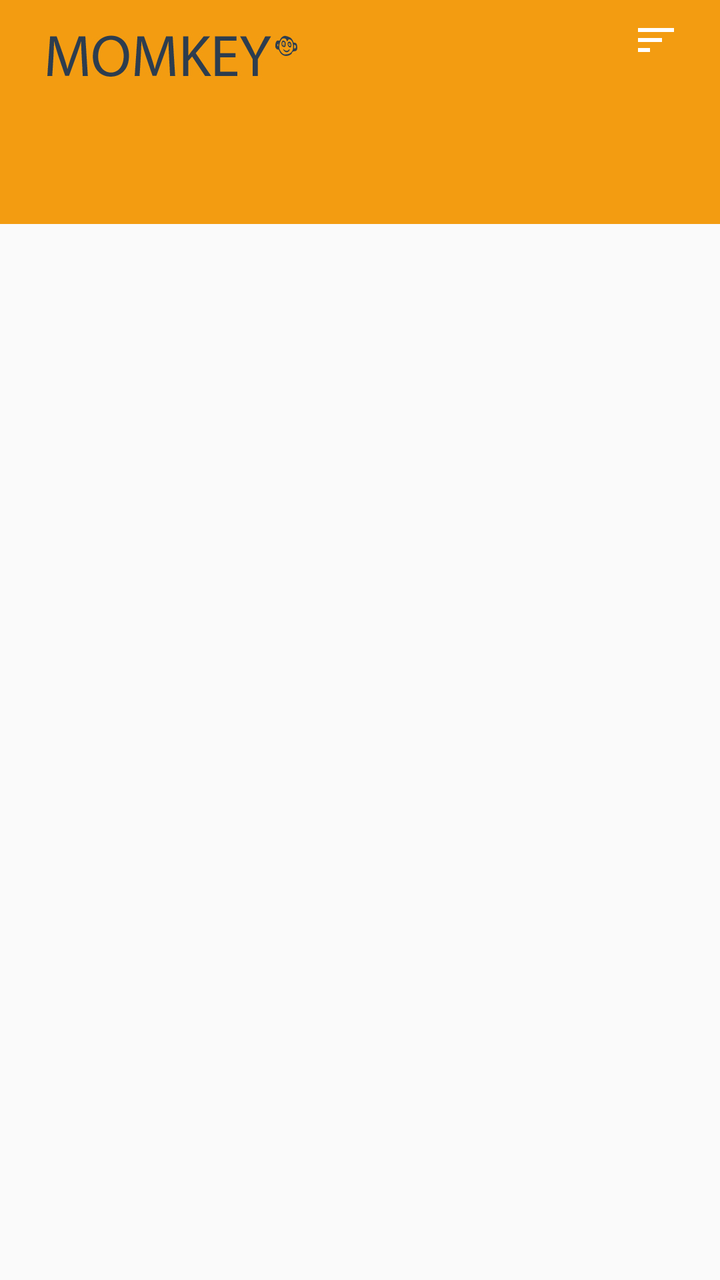
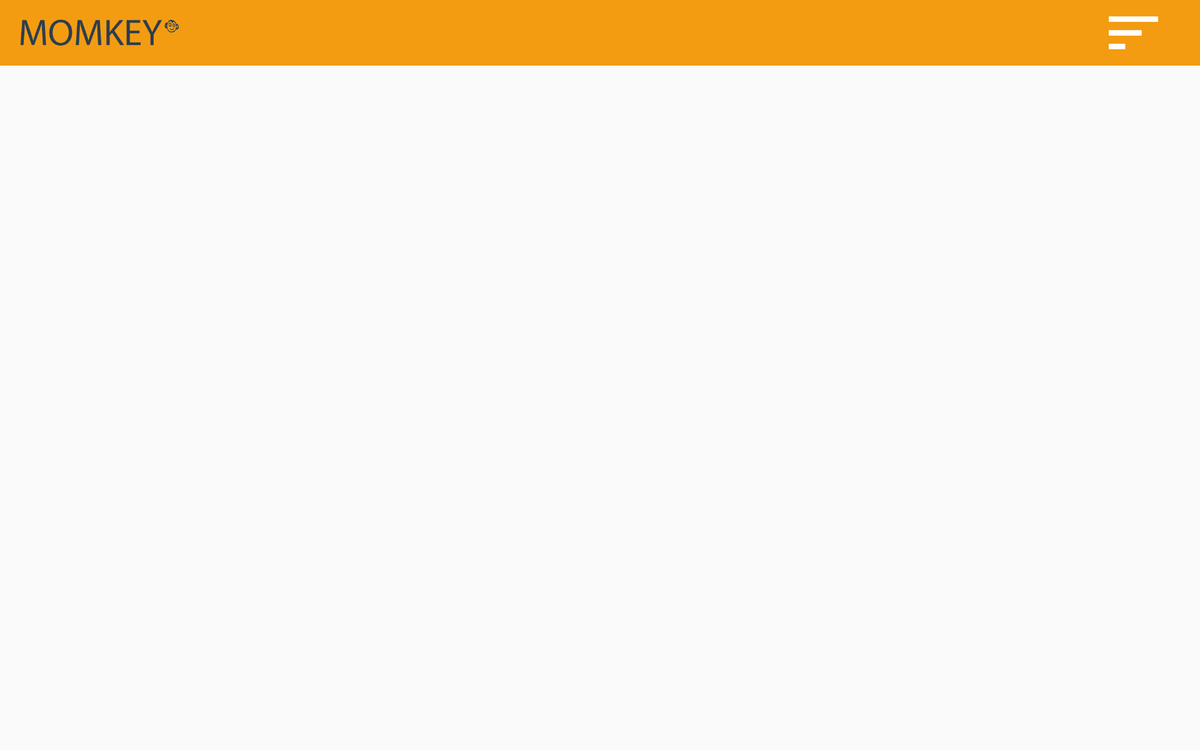

Two renders of one Android screen. The first uses the default layout on a phone; the second uses the alternative layout the repository ships for a different screen configuration, on a matching device. The two XML files are below.
<!-- AndroidManifest.xml: application theme AppTheme -->
<!-- res/layout/activity_main.xml -->
<?xml version="1.0"?>
    <RelativeLayout android:layout_height="match_parent"
    android:layout_width="match_parent"
    xmlns:tools="http://schemas.android.com/tools"
    xmlns:app="http://schemas.android.com/apk/res-auto"
    xmlns:android="http://schemas.android.com/apk/res/android">


    -<android.support.v4.widget.DrawerLayout
    android:layout_height="match_parent"
    android:layout_width="match_parent"
    android:divider="@android:color/transparent"
    android:id="@+id/drawerRoot" tools:context=".activity.MainActivity">


    -<FrameLayout
    android:layout_height="match_parent"
    android:layout_width="match_parent"
    android:id="@+id/camera_preview"
    android:layout_alignParentStart="true"
    android:layout_alignParentLeft="true"
    android:layout_alignParentTop="true" android:layout_weight="1">


    -<RelativeLayout
    android:layout_height="match_parent"
    android:layout_width="match_parent"
    android:id="@+id/main_layout">


    <RelativeLayout android:layout_height="wrap_content"
    android:layout_width="match_parent" android:id="@+id/relativeLayout2">


    <android.support.v7.widget.Toolbar
    android:layout_height="wrap_content"
    android:layout_width="match_parent"
    android:id="@+id/toolbar"
    android:layout_alignParentTop="true"
    app:popupTheme="@style/ThemeOverlay.AppCompat.Light" android:theme="@style/ThemeOverlay.AppCompat.Dark.ActionBar" android:minHeight="?attr/actionBarSize" android:elevation="6dp" android:background="@color/main_color">


    <RelativeLayout android:layout_height="wrap_content" android:layout_width="wrap_content">



    <ImageView android:layout_height="@dimen/image_view_toolbar"
        android:layout_width="@dimen/image_view_toolbar"
        android:id="@+id/imageViewChange"
        android:src="@drawable/list"
        android:layout_marginEnd="20dp"
        android:layout_alignParentRight="true"
       />

    <ImageView android:layout_height="@dimen/image_momkey_he"
        android:layout_width="@dimen/image_momkey_we"
        android:id="@+id/imageView"
        android:layout_alignParentStart="true"
        android:src="@drawable/momkey" android:layout_centerVertical="true"/>

</RelativeLayout>

</android.support.v7.widget.Toolbar>

    <android.support.design.widget.TabLayout
        android:layout_height="wrap_content"
        android:layout_width="match_parent"
        android:id="@+id/tab_layout"
        android:theme="@style/ThemeOverlay.AppCompat.Dark.ActionBar"
        android:minHeight="?attr/actionBarSize"
        android:elevation="6dp"
        app:tabIndicatorColor="#edf106"
        android:background="@color/main_color" android:layout_below="@+id/toolbar"/>

</RelativeLayout>
<LinearLayout
    android:layout_width="wrap_content"
    android:layout_height="match_parent"
    android:layout_below="@+id/relativeLayout2"
    >
     <android.support.v4.view.ViewPager
        android:layout_height="fill_parent"
        android:layout_width="match_parent"
        android:id="@+id/pager"
         android:layout_weight="1"
        />
    <android.support.v4.view.ViewPager
        android:layout_height="fill_parent"
        android:layout_width="match_parent"
        android:id="@+id/pager3"
        android:layout_weight="1"
        android:visibility="gone"
        />
        <android.support.v4.view.ViewPager
            android:layout_height="fill_parent"
            android:layout_width="match_parent"
            android:id="@+id/pager2"
            android:layout_toRightOf="@+id/pager"
            android:layout_toEndOf="@+id/pager"
            android:layout_weight="1"
   android:visibility="gone"

            />

</LinearLayout>


</RelativeLayout>

</FrameLayout>



</android.support.v4.widget.DrawerLayout>

</RelativeLayout>
<!-- resources referenced by this layout -->
<resources>
  <color name="main_color">#f39c11 </color>
  <dimen name="image_momkey_he">40dp</dimen>
  <dimen name="image_momkey_we">140dp</dimen>
  <dimen name="image_view_toolbar">24dp</dimen>
  <!-- drawable list (drawable) -->
  <vector xmlns:android="http://schemas.android.com/apk/res/android"
          android:width="24dp"
          android:height="24dp"
          android:viewportWidth="24.0"
          android:viewportHeight="24.0">
      <path
          android:fillColor="@color/floating_button"
          android:pathData="M3,18h6v-2L3,16v2zM3,6v2h18L21,6L3,6zM3,13h12v-2L3,11v2z"/>
  </vector>
  <!-- drawable momkey: png bitmap (drawable, 28034 bytes) -->
  <style name="AppTheme" parent="Theme.AppCompat.Light.NoActionBar">
          
          <item name="colorPrimary">@color/colorPrimary</item>
          <item name="colorPrimaryDark">@color/colorPrimaryDark</item>
          <item name="colorAccent">@color/colorAccent</item>
      </style>
  <color name="floating_button">#ffffff</color>
  <color name="colorPrimary">#3F51B5</color>
  <color name="colorPrimaryDark">#303F9F</color>
  <color name="colorAccent">#FF4081</color>
</resources>
<!-- res/layout-sw720dp-land/activity_main.xml (the repository's variant of the layout above) -->
<!-- drawn on a large tablet held sideways -->
<RelativeLayout android:layout_height="match_parent"
    android:layout_width="match_parent"
    xmlns:tools="http://schemas.android.com/tools"
    xmlns:app="http://schemas.android.com/apk/res-auto"
    xmlns:android="http://schemas.android.com/apk/res/android">


    -<android.support.v4.widget.DrawerLayout
    android:layout_height="match_parent"
    android:layout_width="match_parent"
    android:divider="@android:color/transparent"
    android:id="@+id/drawerRoot" tools:context=".activity.MainActivity">


    -<FrameLayout
    android:layout_height="match_parent"
    android:layout_width="match_parent"
    android:id="@+id/camera_preview"
    android:layout_alignParentStart="true"
    android:layout_alignParentLeft="true"
    android:layout_alignParentTop="true" android:layout_weight="1">


    -<RelativeLayout
    android:layout_height="match_parent"
    android:layout_width="match_parent"
    android:id="@+id/main_layout">


    <RelativeLayout android:layout_height="wrap_content"
        android:layout_width="match_parent" android:id="@+id/relativeLayout2">


        <android.support.v7.widget.Toolbar
            android:layout_height="wrap_content"
            android:layout_width="match_parent"
            android:id="@+id/toolbar"
            android:layout_alignParentTop="true"
            app:popupTheme="@style/ThemeOverlay.AppCompat.Light" android:theme="@style/ThemeOverlay.AppCompat.Dark.ActionBar" android:minHeight="?attr/actionBarSize" android:elevation="6dp" android:background="@color/main_color">


            <RelativeLayout android:layout_height="wrap_content" android:layout_width="wrap_content">



                <ImageView android:layout_height="@dimen/image_view_toolbar"
                    android:layout_width="@dimen/image_view_toolbar"
                    android:id="@+id/imageViewChange"
                    android:src="@drawable/list"
                    android:layout_marginEnd="20dp"
                    android:layout_alignParentRight="true"
                    />

                <ImageView android:layout_height="@dimen/image_momkey_he"
                    android:layout_width="@dimen/image_momkey_we"
                    android:id="@+id/imageView"
                    android:layout_alignParentStart="true"
                    android:src="@drawable/momkey" android:layout_centerVertical="true"/>

            </RelativeLayout>

        </android.support.v7.widget.Toolbar>

        <android.support.design.widget.TabLayout
            android:layout_height="wrap_content"
            android:layout_width="match_parent"
            android:id="@+id/tab_layout"
            android:theme="@style/ThemeOverlay.AppCompat.Dark.ActionBar"
            android:minHeight="?attr/actionBarSize"
            android:elevation="6dp"
            app:tabIndicatorColor="#edf106"
            android:background="@color/main_color" android:layout_below="@+id/toolbar"
            android:visibility="gone"
            />

    </RelativeLayout>
    <LinearLayout
        android:layout_width="wrap_content"
        android:layout_height="match_parent"
        android:layout_below="@+id/relativeLayout2"
        >
        <android.support.v4.view.ViewPager
            android:layout_height="fill_parent"
            android:layout_width="match_parent"
            android:id="@+id/pager"
            android:layout_weight="1"
            android:visibility="gone"
            />
        <android.support.v4.view.ViewPager
            android:layout_height="fill_parent"
            android:layout_width="match_parent"
            android:id="@+id/pager2"
            android:layout_toRightOf="@+id/pager"
            android:layout_toEndOf="@+id/pager"
            android:layout_weight="1"
            android:visibility="visible"
            />
        <android.support.v4.view.ViewPager
            android:layout_height="fill_parent"
            android:layout_width="match_parent"
            android:id="@+id/pager3"
            android:layout_weight="1.3"
            android:visibility="visible"
            />

    </LinearLayout>


</RelativeLayout>

</FrameLayout>



</android.support.v4.widget.DrawerLayout>

</RelativeLayout>
<!-- resources referenced by the variant -->
<!-- as a large tablet held sideways resolves them -->
<resources>
  <color name="main_color">#f39c11 </color>
  <!-- from res/values-sw720dp/ -->
  <dimen name="image_momkey_he">60dp</dimen>
  <!-- from res/values-sw720dp/ -->
  <dimen name="image_momkey_we">180dp</dimen>
  <!-- from res/values-sw720dp/ -->
  <dimen name="image_view_toolbar">70dp</dimen>
  <!-- drawable list (drawable) -->
  <vector xmlns:android="http://schemas.android.com/apk/res/android"
          android:width="24dp"
          android:height="24dp"
          android:viewportWidth="24.0"
          android:viewportHeight="24.0">
      <path
          android:fillColor="@color/floating_button"
          android:pathData="M3,18h6v-2L3,16v2zM3,6v2h18L21,6L3,6zM3,13h12v-2L3,11v2z"/>
  </vector>
  <!-- drawable momkey: png bitmap (drawable, 28034 bytes) -->
  <style name="AppTheme" parent="Theme.AppCompat.Light.NoActionBar">
          
          <item name="colorPrimary">@color/colorPrimary</item>
          <item name="colorPrimaryDark">@color/colorPrimaryDark</item>
          <item name="colorAccent">@color/colorAccent</item>
      </style>
  <color name="floating_button">#ffffff</color>
  <color name="colorPrimary">#3F51B5</color>
  <color name="colorPrimaryDark">#303F9F</color>
  <color name="colorAccent">#FF4081</color>
</resources>
